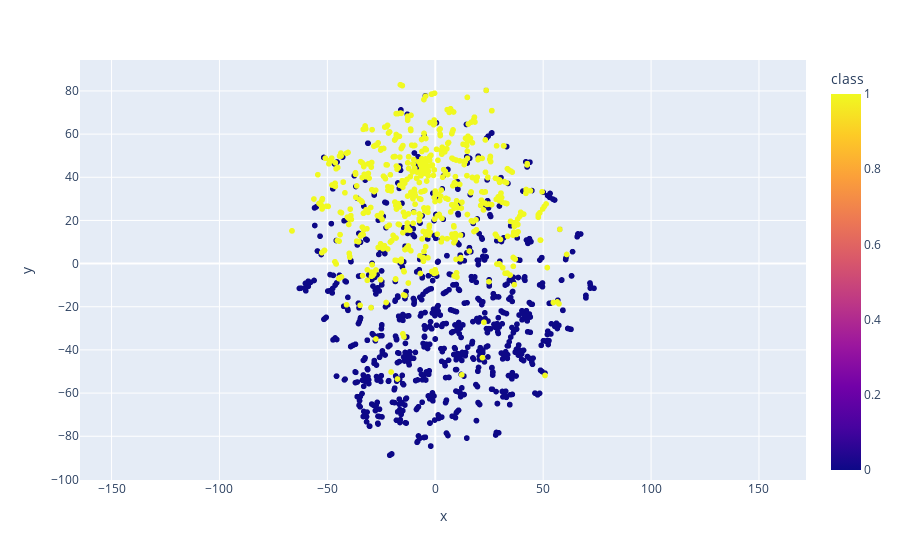

The code cell stored with this chart in its notebook:
### Code cell
import numpy as np
import plotly.express as px
import pandas as pd

# Example inputs (replace with your actual data)
# z_tsne: Nx2 array
# z_idxs: list of ints (classes)
# z_tokens: list of strings

# Combine into a DataFrame for easy Plotly integration
df = pd.DataFrame({
    'x': z_tsne[:, 0],
    'y': z_tsne[:, 1],
    'class': z_idxs,
    'token': z_tokens
})

df['hover_text'] = df['token'].str.replace('\n', '<br>')

# Create interactive scatter plot
fig = px.scatter(
    df,
    x='x',
    y='y',
    color='class',
    hover_data=None
    # hover_name='token',  # This will show on hover
    # title='2D t-SNE Visualization',
)

fig.update_layout(
    xaxis=dict(scaleanchor='y', scaleratio=1),  # Equal aspect ratio
)

fig.update_traces(
    hovertemplate=df['hover_text']
)

# Show the figure in notebook
fig.show()

### Figure 1 — Plotly figure (JSON) as saved in the notebook; plotly's stock layout.template omitted (floating-point values rounded to 4 significant figures; data arrays with more than 128 entries replaced by an {"elided": "..."} marker saying what was removed)
{"data": [{"hovertemplate": {"elided": "1333 str values"}, "legendgroup": "", "marker": {"color": {"elided": "1333 int values"}, "coloraxis": "coloraxis", "symbol": "circle"}, "mode": "markers", "name": "", "showlegend": false, "type": "scattergl", "x": {"elided": "1333 float values"}, "xaxis": "x", "y": {"elided": "1333 float values"}, "yaxis": "y"}], "layout": {"coloraxis": {"colorbar": {"title": {"text": "class"}}, "colorscale": [[0, "#0d0887"], [0.1111, "#46039f"], [0.2222, "#7201a8"], [0.3333, "#9c179e"], [0.4444, "#bd3786"], [0.5556, "#d8576b"], [0.6667, "#ed7953"], [0.7778, "#fb9f3a"], [0.8889, "#fdca26"], [1, "#f0f921"]]}, "legend": {"tracegroupgap": 0}, "margin": {"t": 60}, "xaxis": {"anchor": "y", "domain": [0, 1], "scaleanchor": "y", "scaleratio": 1, "title": {"text": "x"}}, "yaxis": {"anchor": "x", "domain": [0, 1], "title": {"text": "y"}}}}
